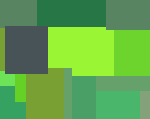
Frame 1 (no input)
Frame 60 (the mouse pressed at the canvas centre just before this capture): identical to frame 1, image omitted
Frame 120 (the mouse held since frame 60 and released just before this capture): identical to frame 1, image omitted

The Processing sketch that drew this single still picture (run headless with seeded random() and noise(); from frame 60 on, the mouse is pressed at the canvas centre):

// Processing sketch: processing_32417
// ── processing_32417.pde

/*
Jason Moran
 Geometry Painting Sketch
 08/03/11
 */

void setup() {
  size(150, 119);
}


void draw() {

  noStroke();

  // upper left drab green
  fill(89, 132, 98);
  rect(0, 0, 37, 28);

  // large middle bright green
  fill(154, 245, 53);
  rect(47, 25, 68, 55);

  // upper middle, middle green
  fill(39, 119, 70);
  rect(37, 0, 69, 27);

  // neon green square on left
  fill(109, 227, 88);
  rect(0, 70, 16, 17);

  // far bottom left corner
  fill(53, 162, 97);
  rect(0, 86, 27, 33);

  // green vertical piece below black square
  fill(101, 209, 38);
  rect(15, 70, 12, 32);

  // large olive drab rectangle
  fill(121, 160, 50);
  rect(26, 68, 39, 51);

  // black square
  fill(72, 83, 87);
  rect(5, 26, 43, 48);

  // puke green sliver to left of black square
  fill(121, 160, 50);
  rect(0, 28, 5, 43);

  // soft green vertical sliver at bottom middle
  fill(102, 161, 107);
  rect(64, 68, 8, 51);

  // neutral green vertical rectangle at bottom middle
  fill(74, 159, 102);
  rect(72, 76, 25, 43);

  // teal green horizontal rectangle at bottom right
  fill(73, 182, 107);
  rect(96, 90, 45, 29);

  // grey sliver at bottom right
  fill(132, 162, 122);
  rect(140, 90, 10, 29);

  // soft green horizontal sliver at middle right
  fill(102, 161, 107);
  rect(96, 76, 54, 15);

  // neon green horizontal rectangle at middle right
  fill(109, 212, 46);
  rect(114, 29, 36, 47);

  // upper right drab green
  fill(89, 132, 98);
  rect(106, 0, 44, 30);
}
